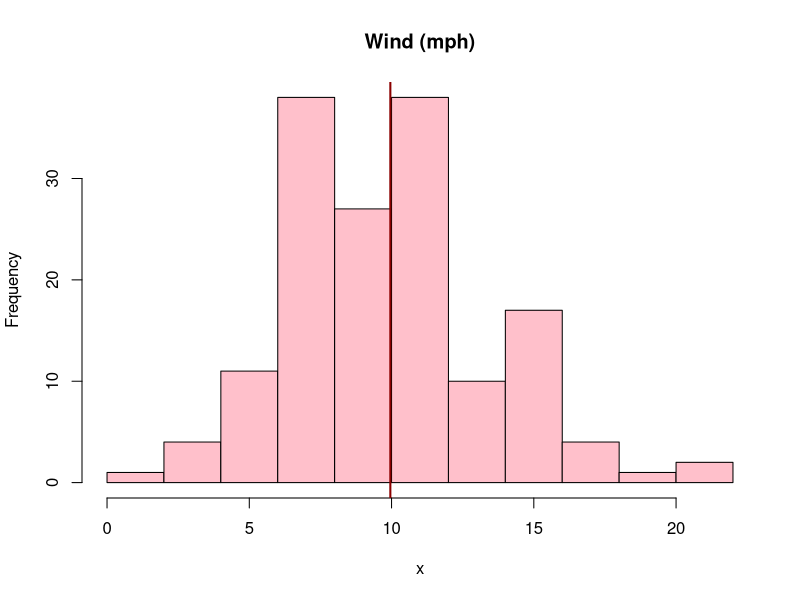
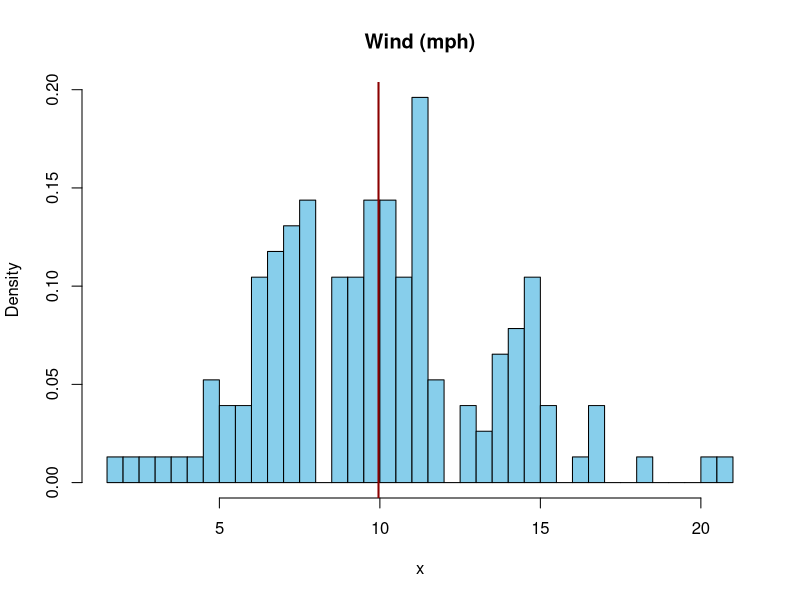

Recreate these plots in R, in order. (Note: this script raises an error after producing the figures.)
# Introduction to Programming in R
# Zurich R Courses, October 2021

# Functions II
#::::::::::::::::::::::::::::::::::::::::::::::::::::::::::::::::::::::::::::

# Input
#===========================================================

# Scoping rules in R; Where does R find stuff
# ...........................................
a <- 55
add_a <- function(x){
  return(x + a)
}
add_a(5)


# name masking
a <- 55
add_a <- function(x){
  a <- 5
  return(x + a)
}
add_a(5)


# where does R find stuff
a <- b <- c <- d <- "fourth"
find_object <- function(a, b = "third", c = "third"){
  a <- "first"
  return(c(a = a, b = b, c = c, d = d))
}
find_object(b = "second")


# BAD IDEA!
a <- 55
add_a <- function(x){
  return(x + a)
}
add_a(5)


# GOOD IDEA!
add_a <- function(x, a = 55){
  return(x + a)
}
add_a(5)


# BAD IDEA
a <- 55
change_a <- function(new_a){
  a <<- new_a
  return(invisible(NULL))
}
change_a(5)
a
?'<<-'



# dot-dot-dot
# ...........

# plot example
hist3 <- function(x, ...){
  hist(x, ...)
  abline(v = mean(x, ...), 
         col = "darkred", 
         lwd = 2)
}
hist3(airquality$Wind, col = "pink", 
      main = "Wind (mph)")

hist3(airquality$Wind, main = "Wind (mph)", freq = FALSE, 
      col = "skyblue", breaks = 30)


# apply example
get_quantiles <- function(x, ...){
  out <- lapply(x, quantile, ...)
  return(do.call(rbind, out))
}
get_quantiles(airquality, na.rm = TRUE, 
              probs = c(.25, .5, .27))

# spelling mistakes!
get_quantiles <- function(x, ...){
  out <- lapply(x, quantile, ...)
  return(do.call(rbind, out))
}
get_quantiles(airquality, na.rm = TRUE, 
              prosb = c(.25, .5, .27))


# on. exit
# ........
add_ten_on_exit <- function(x) {
  on.exit(cat("Finished 'add_ten_on_exit', with input '", 
              x, "'. \n", sep = ""))
  return(x + 10)
}
add_ten_on_exit(1)
add_ten_on_exit("one")


# useful to correct side effects
hist3(airquality$Ozone, main = "Wind (ppb)", freq = FALSE, 
      col = "pink", na.rm = TRUE)

hist3 <- function(x, ...){
  old_options <- getOption("warn")
  on.exit(options(warn = old_options))
  options(warn = -1)
  hist(x, ...)
  abline(v = mean(x, ...), 
         col = "darkred", lwd = 2)
  
}
hist3(airquality$Ozone, main = "Wind (ppb)", freq = FALSE, 
      col = "pink", na.rm = TRUE)
warnings()



# Functions are objects
# .....................
do_this_that <- function(function1, function2, x){
  function2(function1(x))
}
do_this_that(sum, log, 0:3)


# anonymous function
do_this_that(function(x) x^2, 
             function2 = function(y) sum(y) / (length(y - 1)), 
             -1:5)


# return a function
combine_2fun <- function(function_1, function_2){
  out_function <- function(x, ...) {
    function_2(function_1(x), ...)
  }
  return(out_function)
}

standardized_hist <- combine_2fun(scale, hist)
standardized_hist(airquality$Wind, 
                  col = "skyblue", 
                  main = "Standardized hist")


mean_abs_deviation <- combine_2fun(abs, mean)
mean_abs_deviation(airquality$Ozone, na.rm = TRUE)


normalize <- combine_2fun(
  function(x) {x - min(x, na.rm = TRUE)},
  function(x) {x / max(x, na.rm = TRUE)})
normalize(airquality$Ozone)[1:4]



# Exercises
#===========================================================
# 1. Consider the hist2() function from the previous solutions. Make use of 
#    the ... function to create a lot of flexibility. 
#    TIP: Some of the functions used in hist2 will also need to be changed.

# hist2(airquality$Ozone, col = "pink", 
#       main = "Ozone", lwd = 2, text_pos = 0.012)  should work




# 2. Write a function that plots a histogram for all variables in a data frame.
# TIP: use iteration.




# 3. Write a "center_by" function to center a variable by a specific value.
#    There should be two arguments: 
#    - variable = the variable to center
#    - by = either a numeric value to center by, or function that is applied 
#           to the variable to compute the numeric value to center by
#    Choose a sensible default for the by argument.

# center_by(1:3, by = 1) should result in 0  1  2
# center_by(1:3, by = mean) should result in -1  0  1 




# 4. Adjust the center_by function, so that it can ignore missing values
#    when the mean is computed
#    TIP: use ... and keep it simple

# center_by(airquality$Ozone, mean, na.rm = TRUE) should work




# 5. The center_by function does not behave as it should with the following code
#    Of course, the user made a mistake, but it would be nice to make sure this
#    error can avoided. Create a check so that the function can notify the
#    user.

# center_by(1:10, quantile, probs = c(.2, .8)) should notify the user of a 
#    potential problem




# 6. Adjust the function you wrote for exercise 2. Make sure that all histograms
#    are plot in one figure. You will have to change the par() settings 
#    using mfrow. Yet make sure that the par() settings are only changed 
#    when the function is used (i.e., that the settings are reset to what they)
#    were.
?par

#  hist_all(airquality, col = "pink", xlab = NULL) should result in a plot
#    with sex panels





# 7. Make a create_center_by function that returns a function which you can use
#    to center by. The create_center_by should have only a "by" argument, which
#    can be either a numerical value, or a function.

# center_by_min <- create_center_by(min) should create a function that centers 
#    using the minimum




